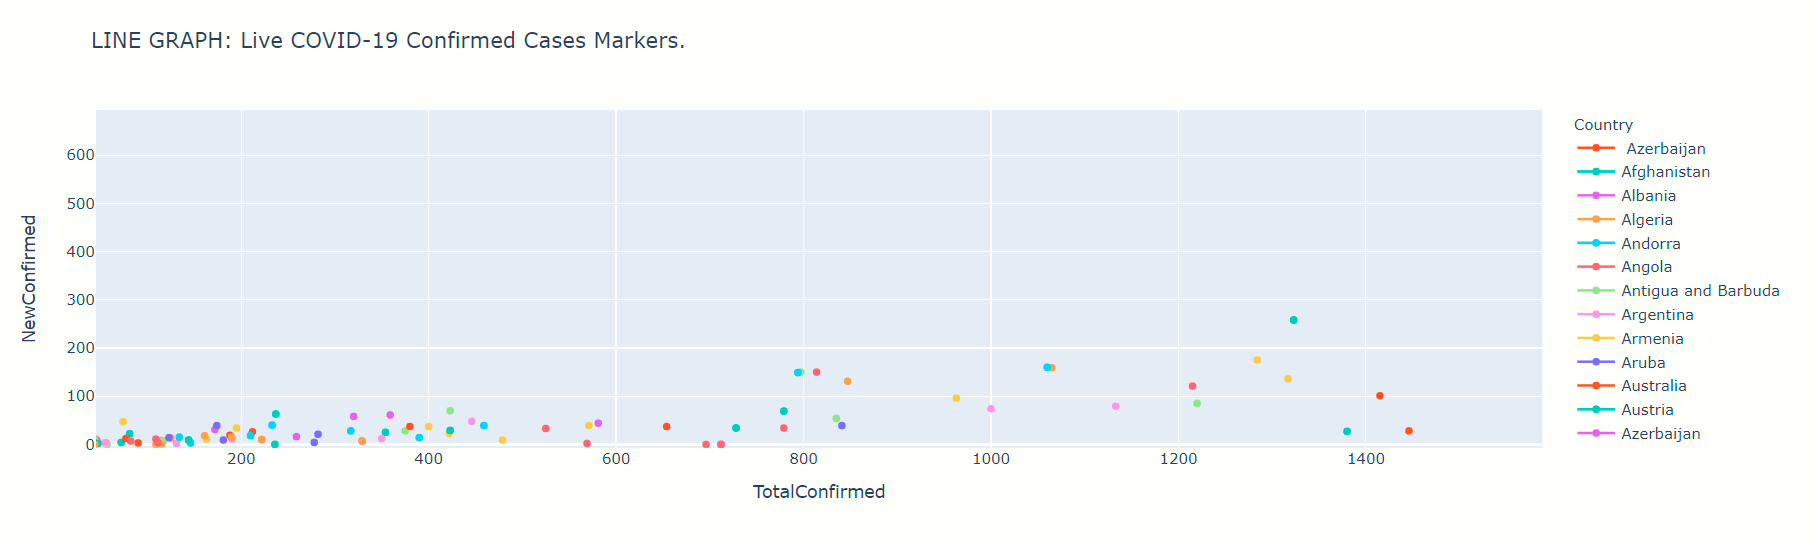

Source code (Python):
import plotly.express as px
import requests
import pandas as pd
import json
pd.set_option('display.max_columns', None)

getData = requests.get('https://api.covid19api.com/summary')
dictVals = (eval(getData.text))
listVals = dictVals['Countries']
df = pd.read_json(json.dumps(listVals))
titleVar = 'LINE GRAPH: Live COVID-19 Confirmed Cases Markers.'
df2 = df.head(20)
fig = px.line(df,
              x='TotalConfirmed',
              y='NewConfirmed',
              color="Country",
              title=titleVar)
fig.update_traces(mode="markers+lines")
#______________Dash Script
import dash
import dash_core_components as dcc
import dash_html_components as html

app = dash.Dash()
app.layout = html.Div([dcc.Graph(figure=fig)])

app.run_server(debug=True, port=8066, use_reloader=False)
